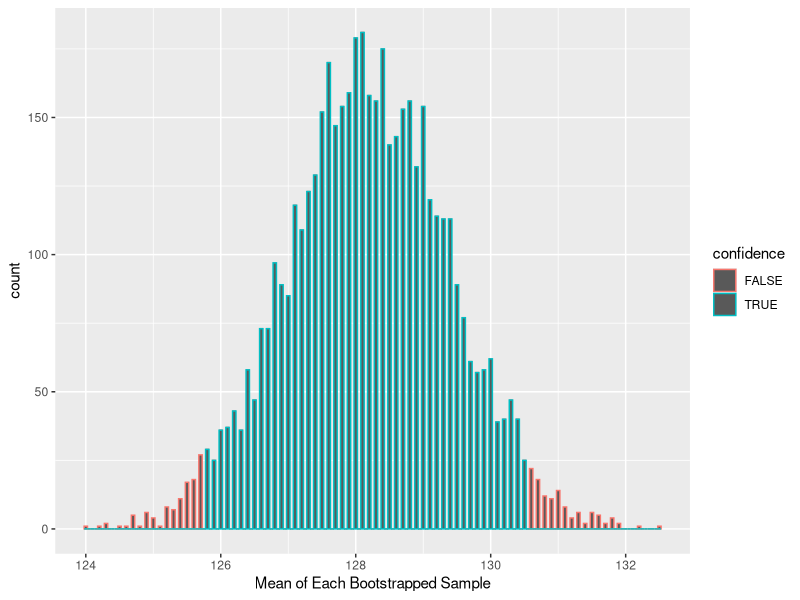
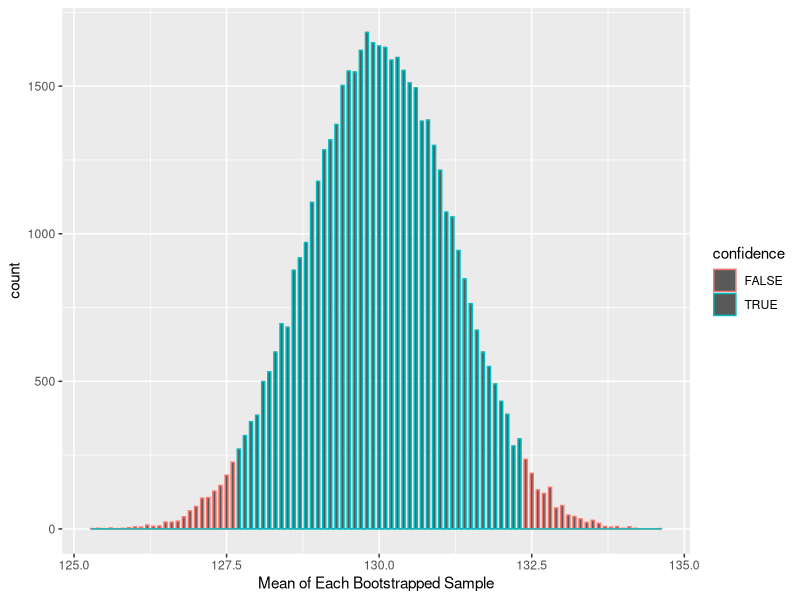

Source code (R) for these figures, in order:
## ---- chunk 1
knitr::opts_chunk$set(echo = TRUE)
library(tidyverse)
## ---- chunk 2
tires <- c(129, 128, 130, 132, 135, 123, 122, 125, 128, 130)
## ---- chunk 3
set.seed(7)
boot <- replicate(5000, mean(sample(tires, replace = T)))
sd <- sd(boot)
## ---- chunk 4
boot_tbl <- boot %>% as_tibble() %>% 
  rename(t_vals = 1) %>% 
  mutate(
  confidence = (t_vals <= mean(t_vals) + 2 * sd(t_vals)) & 
    (t_vals >= mean(t_vals) - 2 * sd(t_vals))
)
ggplot(boot_tbl, aes(t_vals)) +
  geom_histogram(aes(color = confidence), binwidth = 0.05) +
  xlab("Mean of Each Bootstrapped Sample")
## ---- chunk 5
upper = mean(boot) + 2 * sd(boot)
lower = mean(boot) - 2 * sd(boot)
## ---- chunk 6
tires_mean <- tires + 1.8
## ---- chunk 7
boot_adj <- replicate(50000, mean(sample(tires_mean, replace = T)))

boot_adj_tbl <- boot_adj %>% as_tibble() %>% 
  rename(t_vals = 1) %>% 
  mutate(
  confidence = (t_vals <= mean(t_vals) + 2 * sd(t_vals)) & 
    (t_vals >= mean(t_vals) - 2 * sd(t_vals))
)
ggplot(boot_adj_tbl, aes(t_vals)) +
  geom_histogram(aes(color = confidence), binwidth = 0.05) +
  xlab("Mean of Each Bootstrapped Sample")
## ---- chunk 8
p_value <- sum(boot_adj < 128.2) / length(boot_adj)
